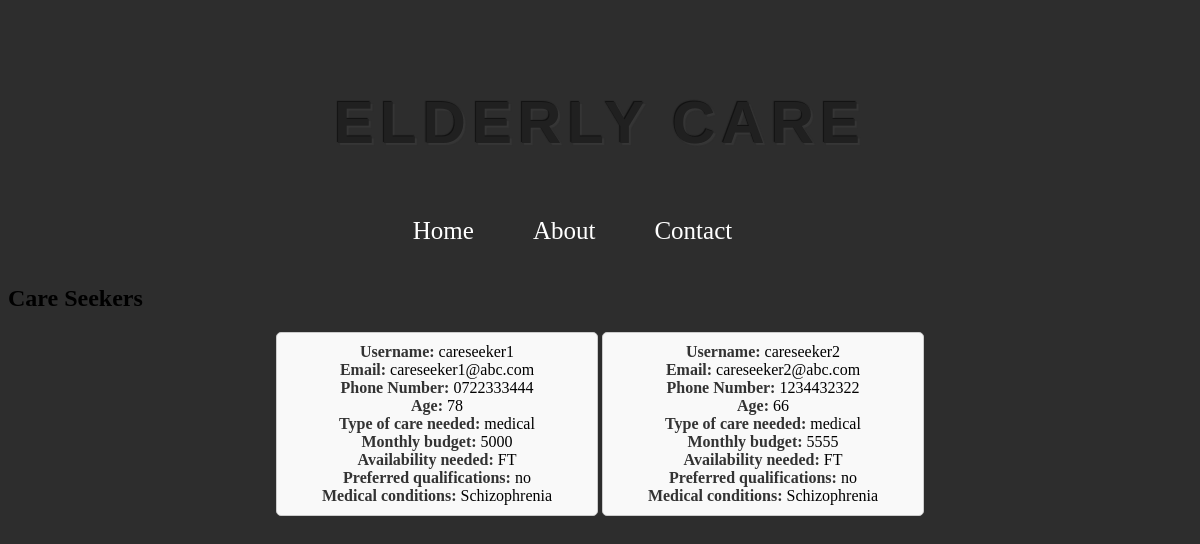
Page /caregiver_dashboard on the committed database.
### app/models.py (models this page shows, shortened)
class CareSeekers(db.Model, UserMixin):
    __tablename__ = 'care_seekers'
    id = db.Column(db.Integer, primary_key=True)
    username = db.Column(db.String(50), unique=True, nullable=False)
    email = db.Column(db.String(120), unique=True, nullable=False)
    password_hash = db.Column(db.String(255), nullable=False)
    location = db.Column(db.String(60), nullable=False)
    phone_number = db.Column(db.String(20), nullable=False)
    role = db.Column(db.String(20), nullable=False)
    age = db.Column(db.Integer)
    type_of_care_needed = db.Column(db.String(100))
    monthly_budget = db.Column(db.Integer)
    availability_needed = db.Column(ChoiceType([('Full-Time', 'FT'), ('Part-Time', 'PT')]))
    preferred_qualifications = db.Column(db.String(100))
    medical_conditions = db.Column(db.String(100))

### app/routes.py (the view)
@auth_blueprint.route('/caregiver_dashboard')
def caregiver_dashboard():
    care_seekers = CareSeekers.query.all()
    return render_template('caregiver_dashboard.html', care_seekers=care_seekers)

### app/templates/caregiver_dashboard.html (shortened to what this page needs)
{% extends 'base.html' %}
{% block content %}
    <h2>Care Seekers</h2>
    <div class="care-seekers-container">
        {% for care_seeker in care_seekers %}
            <div class="care-seeker-box">
                <strong>Username:</strong> {{ care_seeker.username }}<br>
                <strong>Email:</strong> {{ care_seeker.email }}<br>
                <strong>Phone Number:</strong> {{care_seeker.phone_number}}<br>
                <strong>Age:</strong> {{ care_seeker.age }}<br>
                <strong>Type of care needed:</strong> {{ care_seeker.type_of_care_needed }}<br>
                <strong>Monthly budget:</strong> {{ care_seeker.monthly_budget }}<br>
                <strong>Availability needed:</strong> {{ care_seeker.availability_needed }}<br>
                <strong>Preferred qualifications:</strong> {{ care_seeker.preferred_qualifications }}<br>
                <strong>Medical conditions:</strong> {{ care_seeker.medical_conditions }}<br>
            </div>
        {% endfor %}
    </div>
{% endblock %}

### app/templates/base.html (shortened to what this page needs)
<!DOCTYPE html>
<html lang="en">
<head>
</head>
<body>
    <header>
        <h1>{% block header %}Elderly Care{% endblock %}</h1>
        <nav>
            <ul>
                <li><a href="/homepage">Home</a></li>
                <li><a href="/about">About</a></li>
                <li><a href="/contact">Contact</a></li>
            </ul>
        </nav>
    </header>
    <div class="main-content">
        <section class="content">
            {% block content %}{% endblock %}
        </section>
    </div>
</body>
</html>

### app/templates/base.html (style rules this page uses)
body { background-color: #2d2d2d; }
header { background-color: #2d2d2d; color: #fff; padding: 20px; text-align: center; }
nav ul { list-style-type: none; margin: 0; padding: 0; text-align: center; }
nav ul li { display: inline; margin-right: 55px; }
nav ul li a { color: #fff; text-decoration: none; font-size: 25px; }
h1 { font-family: "Avant Garde", Avantgarde, "Century Gothic", CenturyGothic, "AppleGothic", sans-serif; font-size: 60px; padding: 20px 30px; text-align: center; text-transform: uppercase; text-rendering: optimizeLegibility; color: #202020; background-color: #2d2d2d; letter-spacing: .1em; text-shadow: -1px -1px 1px #111, 2px 2px 1px #363636; }

### app/templates/caregiver_dashboard.html (style rules this page uses)
.care-seekers-container { text-align: center; margin-top: 20px; }
.care-seeker-box { border: 1px solid #ccc; border-radius: 5px; padding: 10px; margin-bottom: 10px; width: 300px; background-color: #f9f9f9; display: inline-block; vertical-align: top; }
.care-seeker-box strong { color: #333; }

### rows in the picture
CareSeekers: username "careseeker1", email "careseeker1@abc.com", phone_number "0722333444", age "78", type_of_care_needed "medical", monthly_budget "5000", availability_needed "FT", preferred_qualifications "no", medical_conditions "Schizophrenia"
CareSeekers: username "careseeker2", email "careseeker2@abc.com", phone_number "1234432322", age "66", type_of_care_needed "medical", monthly_budget "5555", availability_needed "FT", preferred_qualifications "no", medical_conditions "Schizophrenia"
